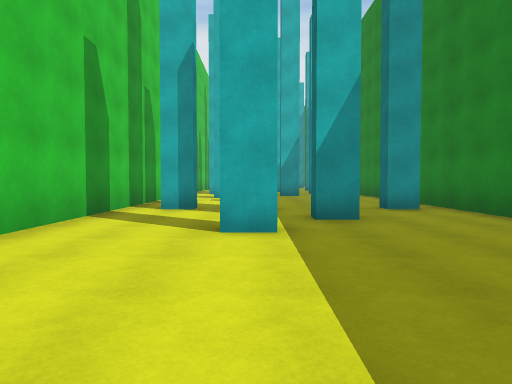
View 1 (above)

16 first-person views from a walk through a 3-D level made in the Unity game engine. The camera is 1.3 m above the floor, tilts 2° down and sees 70° across. The floor is counted in squares, 2 m on a side. Each view is taken from the middle of a square. On the plan, view 1 faces up. The plan holds only what a view shows up to about 11 squares ahead; the rest is blank. The place goes on beyond the plan. The player character is not drawn.

View 2
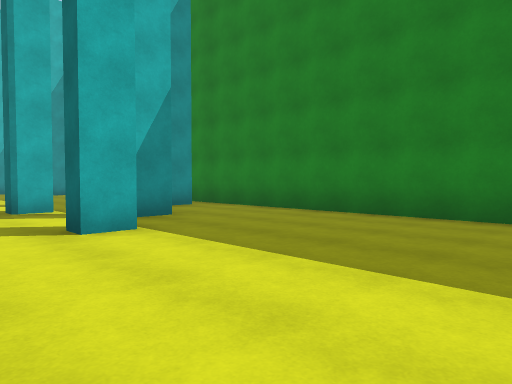

View 3
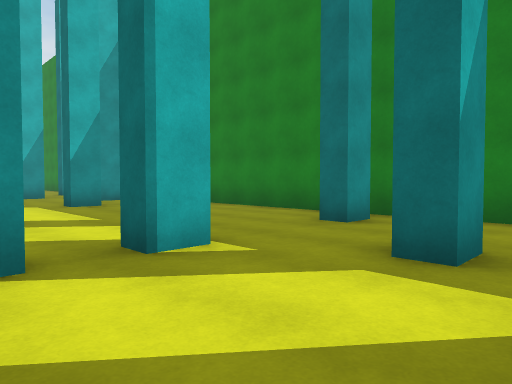

View 4
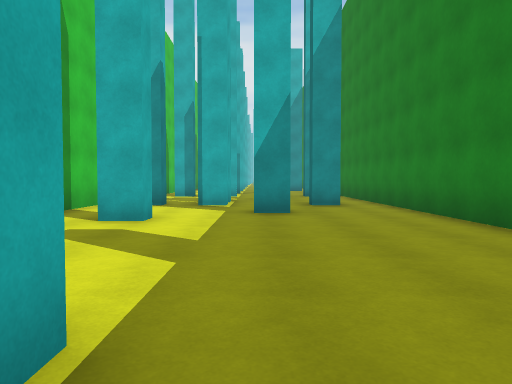

View 5
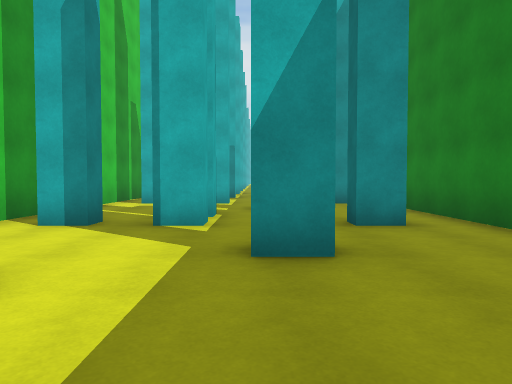

View 6
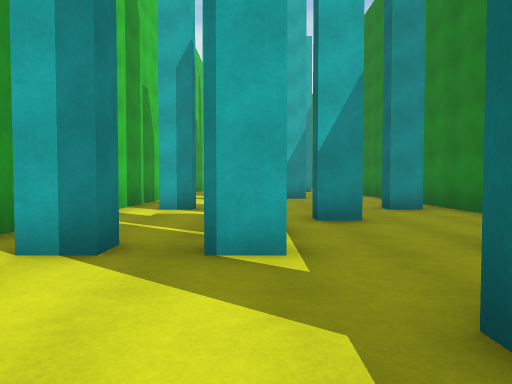

View 7
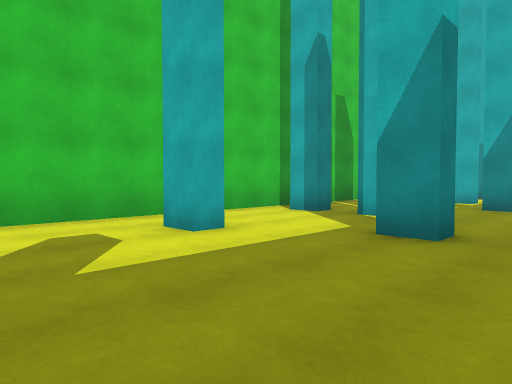

View 8
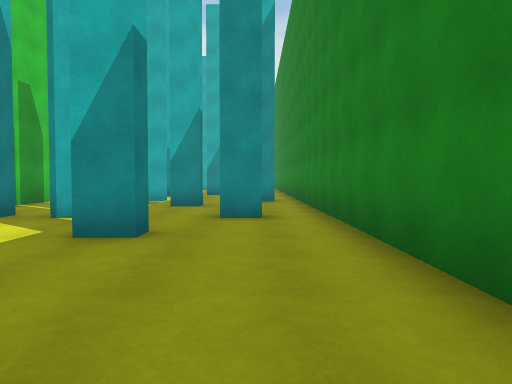

View 9
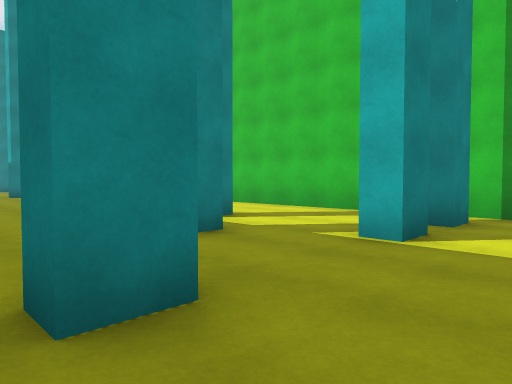

View 10
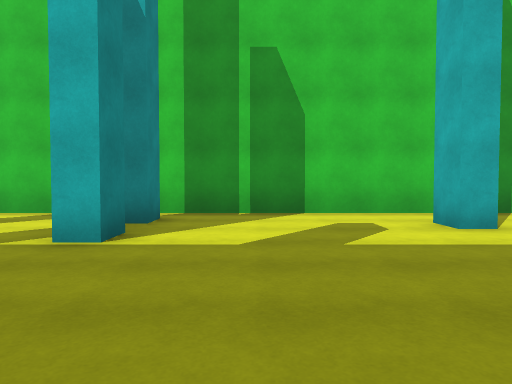

View 11
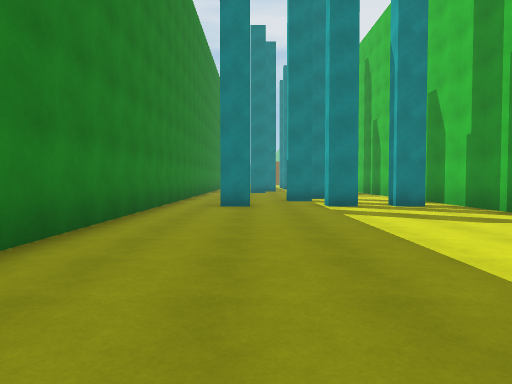

View 12
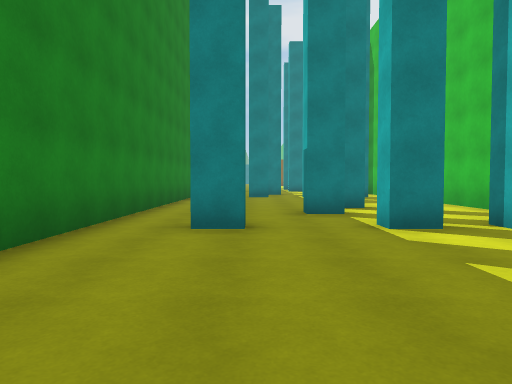

View 13
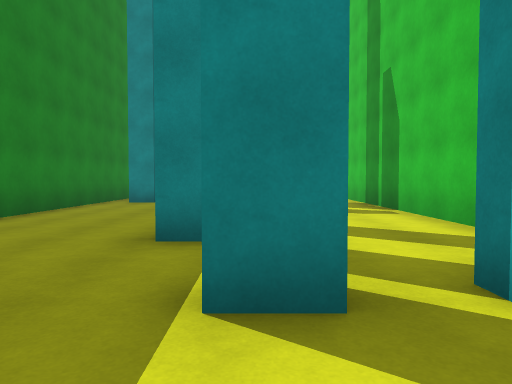

View 14
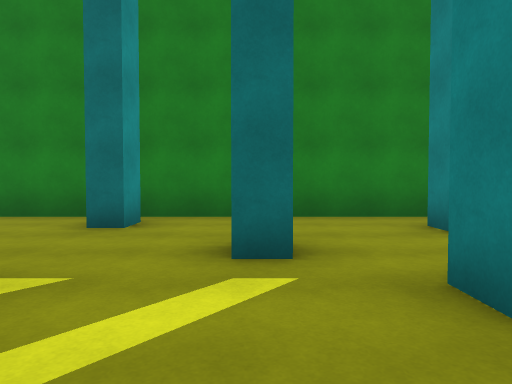

View 15
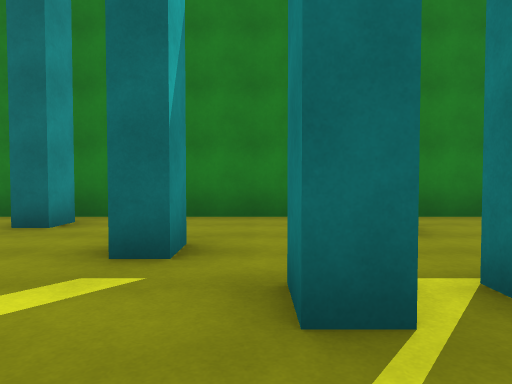

View 16
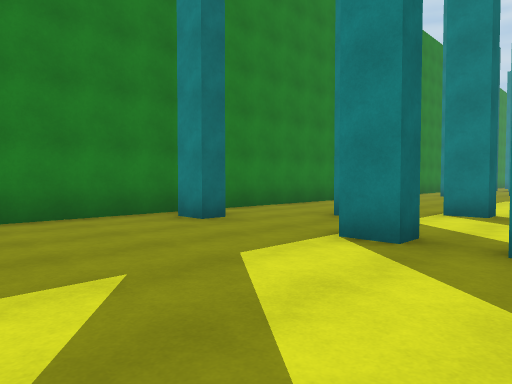

### Floor plan
Points are (right, up) in squares from view 1. A wall is a line through its corners. A room is listed if a view was taken in it or the views show most of it. See-through windows are left out.
Room 1 (views 1, 2, 3, 4, 5, 6, 7, 8, 9, 10, 11, 12, 13, 14, 15, 16)
walls: (0.4, 4.5) (-0.4, 4.5) (-0.4, 5) (0.4, 5); (1.8, 5.8) (1, 5.8) (1, 6.4) (1.8, 6.4); (0.3, 7.9) (-0.4, 7.9) (-0.4, 8.4) (0.3, 8.4) (0.3, 7.9); (2.8, 7.9) (2.8, 8.4) (3.5, 8.4) (3.5, 7.9) (2.8, 7.9); (-2.1, 8.4) (-1.4, 8.4) (-1.4, 7.9) (-2.1, 7.9); (-3, -1.1) (-3, -10.5); (2.1, -2.7) (2.9, -2.7); (-0.5, -2.7) (0.3, -2.7) (0.3, -3.2); (-2.1, -2.7) (-1.4, -2.7) (-1.4, -3.2); (-0.7, 13.2) (-0.7, 12.7) (-1.5, 12.7); (1.7, 14.6) (1.7, 14) (1, 14) (1, 14.6); (0.2, -4.8) (1.1, -4.8); (3.1, 16.1) (2.4, 16.1) (2.4, 16.6) (3.1, 16.6); (-0.5, -6.2) (0, -6.2); (-0.1, 16.6) (0.3, 16.6) (0.3, 16.1) (-0.5, 16.1); (-1.4, 16.6) (-1.4, 16.1) (-2.1, 16.1); (-0.4, 17.2) (-0.4, 17.8) (0.3, 17.8) (0.3, 17.2); (1.8, 18.7) (1, 18.7) (1, 19.2); (4.3, -10.5) (4.3, 21.5); (3.6, 20.8) (2.8, 20.8) (2.8, 21.4); (-1.4, 21.2) (-1.4, 20.8) (-2.1, 20.8); (0.3, 21.4) (0.3, 20.8) (-0.2, 20.8); (-3, 21.5) (-3, 2)

Positions as (right, up) in squares from view 1, and headings:
1: (0, 0), facing up
2: (-2, 0), facing up-right
3: (-2, 5), facing up-right
4: (1, 7), facing up
5: (1, 11), facing up
6: (0, 13), facing up
7: (3, 10), facing up-left
8: (3, 10), facing up
9: (4, 10), facing down-left
10: (4, 10), facing left
11: (2, 6), facing down
12: (2, 2), facing down
13: (0, -1), facing down
14: (-2, 19), facing right
15: (-2, 18), facing right
16: (-2, 12), facing down-right
